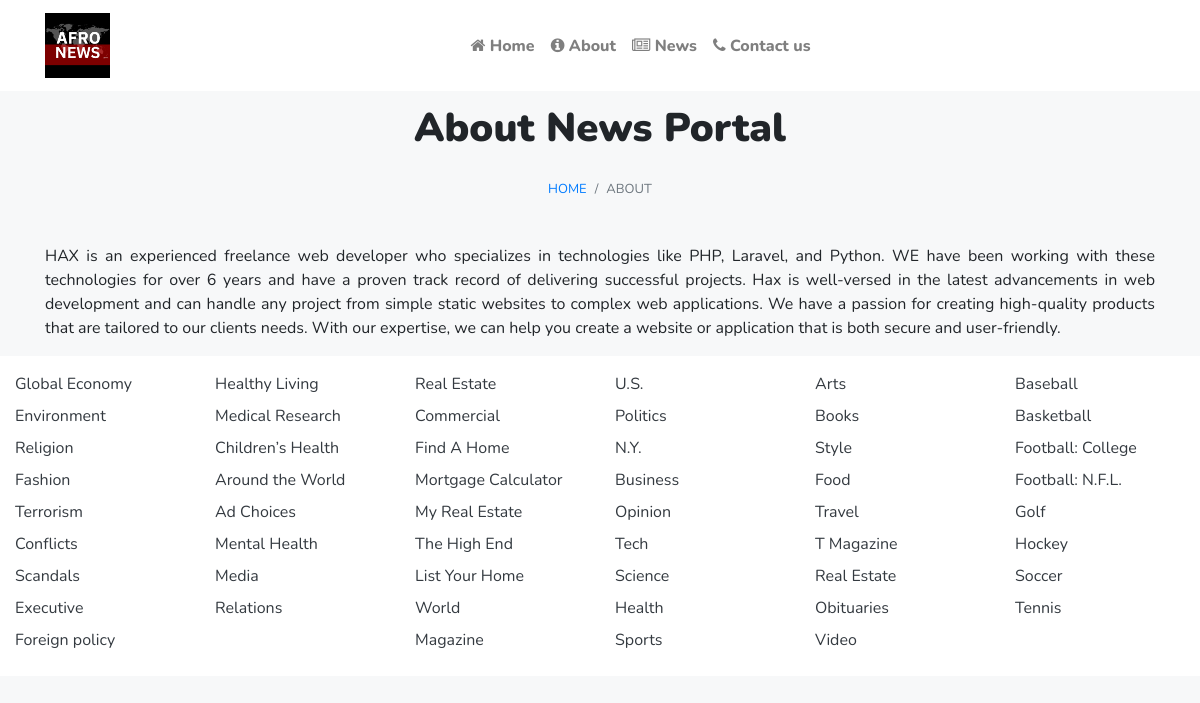
The page /about-us.php on the database its author committed.
### tables this page shows
CREATE TABLE `tblpages` (
  `id` int(11) NOT NULL,
  `PageName` varchar(200) DEFAULT NULL,
  `PageTitle` mediumtext DEFAULT NULL,
  `Description` longtext DEFAULT NULL,
  `PostingDate` timestamp NULL DEFAULT current_timestamp(),
  `UpdationDate` timestamp NULL DEFAULT NULL ON UPDATE current_timestamp()
);

### about-us.php (the view, shortened to what this page needs)
<?php
include('includes/config.php');
?>
<!DOCTYPE html>
<html lang="en">
  <head>
    <link href="vendor/bootstrap/css/bootstrap.min.css" rel="stylesheet">
    <link href="css/modern-business.css" rel="stylesheet">
    <link rel="stylesheet" href="css/icons.css">
  </head>
  <body>
    <?php include('includes/header.php');?>
    <div class="container">
<?php
$pagetype='aboutus';
$query=mysqli_query($con,"select PageTitle,Description from tblpages where PageName='$pagetype'");
while($row=mysqli_fetch_array($query))
{
?>
      <h1 class="mt-5 mb-3 text-center"><?php echo htmlentities($row['PageTitle'])?>
      </h1>
      <ol class="breadcrumb">
        <li class="breadcrumb-item">
          <a href="index.php">Home</a>
        </li>
        <li class="breadcrumb-item active">About</li>
      </ol>
      <div class="row">
        <div class="col-lg-12">
          <p><?php echo $row['Description'];?></p>
        </div>
      </div>
<?php } ?>
    </div>
 <?php include('includes/footer.php');?>
  </body>
</html>

### includes/header.php (shortened to what this page needs)
<nav class="navbar fixed-top navbar-expand-lg navbar-light bg-white fixed-top">
   <div class="container">
      <a class="navbar-brand" href="index.php"><img src="images/logo.png" height="65"></a>
      <div class="collapse navbar-collapse justify-content-center" id="navbarResponsive">
         <ul class="navbar-nav">
            <li class="nav-item">
               <a class="nav-link" href="index.php"><i class="fa fa-home"></i> Home</a>
            </li>
            <li class="nav-item">
               <a class="nav-link" href="about-us.php"><i class="fa fa-info-circle"></i> About</a>
            </li>
            <li class="nav-item">
               <a class="nav-link" href="index.php"><i class="fa-newspaper-o fa"></i> News</a>
            </li>
            <li class="nav-item">
               <a class="nav-link" href="contact-us.php"><i class="fa fa-phone"></i> Contact us</a>
            </li>
         </ul>
      </div>
   </div>
</nav>

### includes/footer.php (shortened to what this page needs)
<div class="footer-area pt-3 bg-white mb-5">
                <div class="container-fluid">
                    <div class="row">
                        <div class="col">
                            <ul class="float-left list-unstyled ">
                                <li class="mb-2"><a href="#" class="text-dark">Global Economy</a></li>
                                <li class="mb-2"><a href="#" class="text-dark">Environment</a></li>
                                <li class="mb-2"><a href="#" class="text-dark">Religion</a></li>
                                <li class="mb-2"><a href="#" class="text-dark">Fashion</a></li>
                                <li class="mb-2"><a href="#" class="text-dark">Terrorism</a></li>
                                <li class="mb-2"><a href="#" class="text-dark">Conflicts</a></li>
                                <li class="mb-2"><a href="#" class="text-dark">Scandals</a></li>
                                <li class="mb-2"><a href="#" class="text-dark">Executive</a></li>
                                <li class="mb-2"><a href="#" class="text-dark">Foreign policy</a></li>
                            </ul>
                        </div>
                        <div class="col">
                            <ul class="float-left list-unstyled ">
                                <li class="mb-2"><a class="text-dark" href="#">Healthy Living</a></li>
                                <li class="mb-2"><a class="text-dark" href="#">Medical Research</a></li>
                                <li class="mb-2"><a class="text-dark" href="#">Children’s Health</a></li>
                                <li class="mb-2"><a class="text-dark" href="#">Around the World</a></li>
                                <li class="mb-2"><a class="text-dark" href="#">Ad Choices</a></li>
                                <li class="mb-2"><a class="text-dark" href="#">Mental Health</a></li>
                                <li class="mb-2"><a class="text-dark" href="#">Media</a></li>
                                <li class="mb-2"><a class="text-dark" href="#">Relations</a></li>
                            </ul>
                        </div>
                        <div class="col">
                            <ul class="float-left list-unstyled ">
                                <li class="mb-2"><a href="#" class="text-dark">Real Estate</a></li>
                                <li class="mb-2"><a href="#" class="text-dark">Commercial</a></li>
                                <li class="mb-2"><a href="#" class="text-dark">Find A Home</a></li>
                                <li class="mb-2"><a href="#" class="text-dark">Mortgage Calculator</a></li>
                                <li class="mb-2"><a href="#" class="text-dark">My Real Estate</a></li>
                                <li class="mb-2"><a href="#" class="text-dark">The High End</a></li>
                                <li class="mb-2"><a href="#" class="text-dark">List Your Home</a></li>
                                <li class="mb-2"><a href="#" class="text-dark">World</a></li>
                                <li class="mb-2"><a href="#" class="text-dark">Magazine</a></li>
                            </ul>
                        </div>
                        <div class="col">
                            <ul class="float-left list-unstyled ">
                                <li class="mb-2"><a href="#" class="text-dark">U.S.</a></li>
                                <li class="mb-2"><a href="#" class="text-dark">Politics</a></li>
                                <li class="mb-2"><a href="#" class="text-dark">N.Y.</a></li>
                                <li class="mb-2"><a href="#" class="text-dark">Business</a></li>
                                <li class="mb-2"><a href="#" class="text-dark">Opinion</a></li>
                                <li class="mb-2"><a href="#" class="text-dark">Tech</a></li>
                                <li class="mb-2"><a href="#" class="text-dark">Science</a></li>
                                <li class="mb-2"><a href="#" class="text-dark">Health</a></li>
                                <li class="mb-2"><a href="#" class="text-dark">Sports</a></li>
                            </ul>
                        </div>
                        <div class="col">
                            <ul class="float-left list-unstyled ">
                                <li class="mb-2"><a href="#" class="text-dark">Arts</a></li>
                                <li class="mb-2"><a href="#" class="text-dark">Books</a></li>
                                <li class="mb-2"><a href="#" class="text-dark">Style</a></li>
                                <li class="mb-2"><a href="#" class="text-dark">Food</a></li>
                                <li class="mb-2"><a href="#" class="text-dark">Travel</a></li>
                                <li class="mb-2"><a href="#" class="text-dark">T Magazine</a></li>
                                <li class="mb-2"><a href="#" class="text-dark">Real Estate</a></li>
                                <li class="mb-2"><a href="#" class="text-dark">Obituaries</a></li>
                                <li class="mb-2"><a href="#" class="text-dark">Video</a></li>
                            </ul>
                        </div>
                        <div class="col d-none d-lg-block">
                            <ul class="float-left list-unstyled ">
                                <li class="mb-2"><a href="#" class="text-dark">Baseball</a></li>
                                <li class="mb-2"><a href="#" class="text-dark">Basketball</a></li>
                                <li class="mb-2"><a href="#" class="text-dark">Football: College</a></li>
                                <li class="mb-2"><a href="#" class="text-dark">Football: N.F.L.</a></li>
                                <li class="mb-2"><a href="#" class="text-dark">Golf</a></li>
                                <li class="mb-2"><a href="#" class="text-dark">Hockey</a></li>
                                <li class="mb-2"><a href="#" class="text-dark">Soccer</a></li>
                                <li class="mb-2"><a href="#" class="text-dark">Tennis</a></li>
                            </ul>
                        </div>
                    </div>
                </div>
            </div>

### css/modern-business.css (style rules this page uses)
body { padding-top: 54px; font-family: 'Nunito', sans-serif; background-color: #f7f8f9; }
h1, h2, h3, h4, h5, h6 { font-weight: 900; }
@media (min-width: 992px) { body { padding-top: 56px; } }
.navbar-light .navbar-nav .nav-link { font-weight: 800; }
.breadcrumb { justify-content: center; background: transparent; text-transform: uppercase; font-size: 13px; }

### rows shown on the page
tblpages: PageTitle "About News Portal", Description "HAX is an experienced freelance web developer who specializes in technologies like PHP, Laravel, and Python. WE have been working with these technologies for over 6 years and have a proven track record of delivering successful projects. Hax is well-versed in the latest advancements in web development and can handle any project from simple static websites to complex web applications. We have a passion for creating high-quality products that are tailored to our clients needs. With our expertise, we can help you create a website or application that is both secure and user-friendly."
